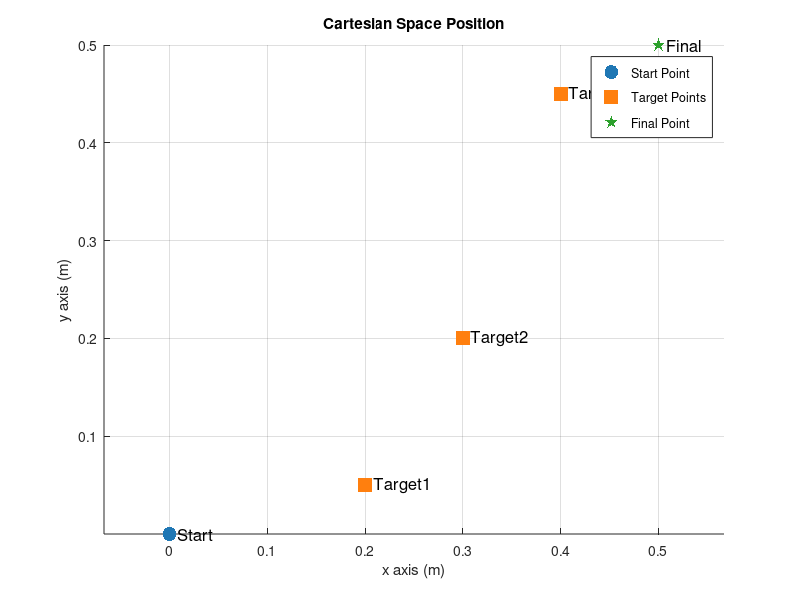

Write MATLAB code to recreate this figure.
% Define start, targets, and final points
x_start = 0;       
y_start = 0;       

x_target1 = 0.2;      
y_target1 = 0.05;    

x_target2 = 0.3;      
y_target2 = 0.2;    

x_target3 = 0.4;      
y_target3 = 0.45;    

x_final = 0.5;       
y_final = 0.5;       

% Define colors (RGB)
color_start = [0.121, 0.466, 0.705];   % Start: blue
color_target = [1.000, 0.498, 0.054];  % Targets: orange (same for all)
color_final = [0.172, 0.627, 0.172];   % Final: green

% Plot points
figure;
hold on;

h1 = scatter(x_start, y_start, 100, color_start, 'o', 'filled');  % Start: circle
h2 = scatter([x_target1, x_target2, x_target3], [y_target1, y_target2, y_target3], ...
             100, color_target, 's', 'filled');                    % Targets: square, same color
h3 = scatter(x_final, y_final, 100, color_final, 'p', 'filled');   % Final: pentagram

% Add labels
text(x_start, y_start, '  Start', 'FontSize', 12);
text(x_target1, y_target1, '  Target1', 'FontSize', 12);
text(x_target2, y_target2, '  Target2', 'FontSize', 12);
text(x_target3, y_target3, '  Target3', 'FontSize', 12);
text(x_final, y_final, '  Final', 'FontSize', 12);

% Set labels, title, grid, and aspect ratio
xlabel('x axis (m)');
ylabel('y axis (m)');
title('Cartesian Space Position');
grid on;
axis equal;

% Add legend
legend([h1, h2, h3], {'Start Point', 'Target Points', 'Final Point'}, 'Location', 'best');
